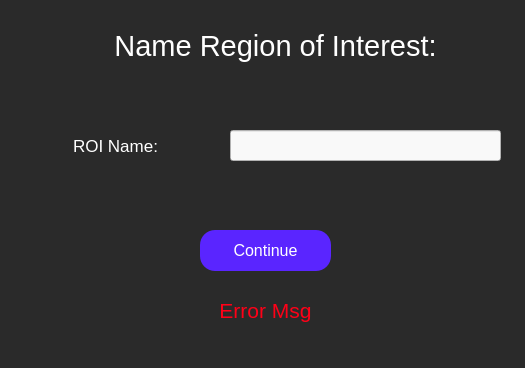
<?xml version="1.0" encoding="UTF-8"?>
<ui version="4.0">
 <class>nameROI</class>
 <widget class="QWidget" name="nameROI">
  <property name="geometry">
   <rect>
    <x>0</x>
    <y>0</y>
    <width>525</width>
    <height>368</height>
   </rect>
  </property>
  <property name="windowTitle">
   <string>Name Region of Interest</string>
  </property>
  <property name="styleSheet">
   <string notr="true">QWidget {
	background-color: rgb(42, 42, 42);
}</string>
  </property>
  <widget class="QLabel" name="nameRoiLabel">
   <property name="geometry">
    <rect>
     <x>60</x>
     <y>-20</y>
     <width>431</width>
     <height>131</height>
    </rect>
   </property>
   <property name="styleSheet">
    <string notr="true">QLabel {
	font-size: 29px;
	color: rgb(255, 255, 255);
	background-color: rgba(255, 255, 255, 0);
}</string>
   </property>
   <property name="text">
    <string>Name Region of Interest:</string>
   </property>
   <property name="textFormat">
    <enum>Qt::AutoText</enum>
   </property>
   <property name="scaledContents">
    <bool>false</bool>
   </property>
   <property name="alignment">
    <set>Qt::AlignCenter</set>
   </property>
   <property name="wordWrap">
    <bool>true</bool>
   </property>
  </widget>
  <widget class="QLineEdit" name="nameRoiInput">
   <property name="geometry">
    <rect>
     <x>230</x>
     <y>130</y>
     <width>271</width>
     <height>31</height>
    </rect>
   </property>
   <property name="styleSheet">
    <string notr="true">QLineEdit {
	background-color: rgb(249, 249, 249);
}</string>
   </property>
  </widget>
  <widget class="QLabel" name="nameRoiPrompt">
   <property name="geometry">
    <rect>
     <x>-20</x>
     <y>120</y>
     <width>271</width>
     <height>51</height>
    </rect>
   </property>
   <property name="styleSheet">
    <string notr="true">QLabel {
	background-color: rgba(255, 255, 255, 0);
	color: white;
	font-size: 17px;
}</string>
   </property>
   <property name="text">
    <string>ROI Name:</string>
   </property>
   <property name="alignment">
    <set>Qt::AlignCenter</set>
   </property>
   <property name="textInteractionFlags">
    <set>Qt::NoTextInteraction</set>
   </property>
  </widget>
  <widget class="QPushButton" name="nameRoiContinueButton">
   <property name="geometry">
    <rect>
     <x>200</x>
     <y>230</y>
     <width>131</width>
     <height>41</height>
    </rect>
   </property>
   <property name="styleSheet">
    <string notr="true">QPushButton {
	color: white;
	font-size: 16px;
	background: rgb(90, 37, 255);
	border-radius: 15px;
}</string>
   </property>
   <property name="text">
    <string>Continue</string>
   </property>
  </widget>
  <widget class="QLabel" name="nameRoiErrorMsg">
   <property name="geometry">
    <rect>
     <x>210</x>
     <y>290</y>
     <width>111</width>
     <height>41</height>
    </rect>
   </property>
   <property name="styleSheet">
    <string notr="true">QLabel {
	color: rgb(255, 0, 23);
	font-size: 21px;
	background-color: rgba(255, 255, 255, 0);
}</string>
   </property>
   <property name="text">
    <string>Error Msg</string>
   </property>
   <property name="alignment">
    <set>Qt::AlignCenter</set>
   </property>
  </widget>
 </widget>
 <resources/>
 <connections/>
</ui>
